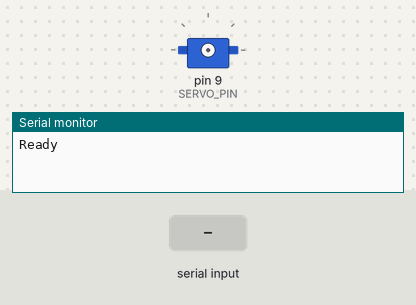
Bench run of a sketch on a simulated Arduino Uno, built with avr-gcc and run on an emulated ATmega328P. Parts: servo, the last lines printed to the serial monitor. Inputs (shaded band) come from the test bench.

Above: at 1.2 s.
1.3 s: "90,45\n" received over Serial
2.8 s: "30,150\n" received over Serial
At 3.9 s:
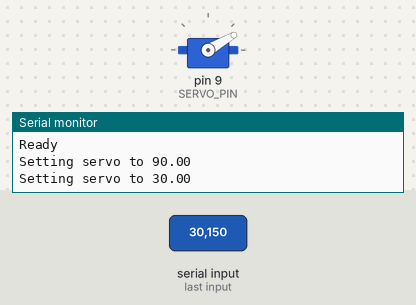
4.8 s: "5\n" received over Serial
At 6.5 s:
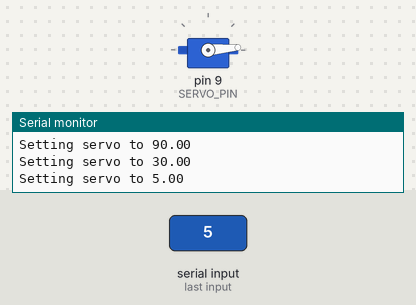
6.8 s: "200\n" received over Serial
At 8.2 s:
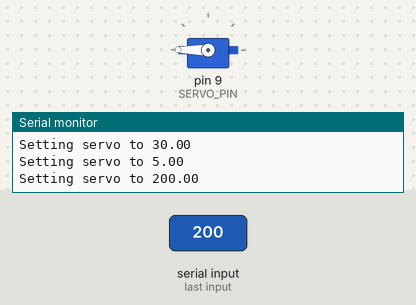
8.8 s: "90\n" received over Serial
At 9.8 s:
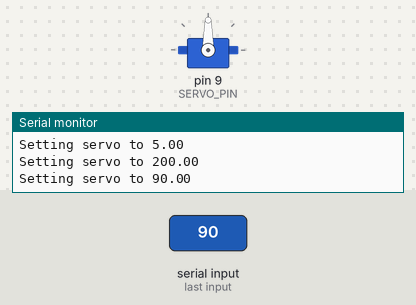
Timing chart, 0 to 11.8 s (numbered marks = the images above; inputs shaded):
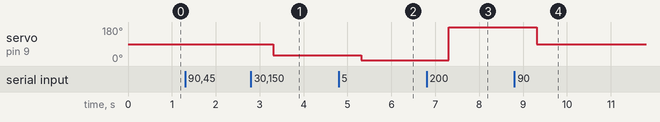

The sketch:

servo_calibrate.ino
```cpp
#include <Servo.h>

#define SERVO_PIN 9 // HEAT
//#define SERVO_PIN 10 // FLOW

//#define HEAT_CLICKS { 0, 13, 25, 36, 47, 62, 75, 88, 100, 114, 129, 143, 154, 174 }
//#define HEAT_CLICKS { 0, 7, 17, 27, 39, 53, 65, 77, 90, 103, 115, 128, 139, 150 } // corrected

//#define FLOW_CLICKS { 10, 37, 48, 59, 78, 90, 103, 115, 128, 141 }
//#define FLOW_CLICKS { 10, 37, 48, 63, 77, 89, 101, 114, 131, 145 } // corrected

String str;

void setup() {
  Serial.begin(9600);
  Serial.println("Ready");
}

void loop() {
  checkSerial();
}

void checkSerial() {
  if (Serial.available()) {
    char c = Serial.read();
    if (c == '\n') {
      processCommand(str);
      str = "";
    } else {
      str += c;
    }
  }
}

void processCommand(String str) {
  setServo(str.toInt());
}

void setServo(float angle) {
  Serial.print("Setting servo to ");
  Serial.println(angle);
  Servo servo;
  servo.attach(SERVO_PIN);
  servo.write(angle);
  delay(2000);
  servo.detach();
}
```

Measured:
- after the input at 2.8 s, servo on pin 9 (SERVO_PIN): 90° → 30° after 0.51 s
- after the input at 4.8 s, servo on pin 9 (SERVO_PIN): 30° → 5° after 0.51 s
- after the input at 6.8 s, servo on pin 9 (SERVO_PIN): 5° → 180° after 0.51 s
- after the input at 8.8 s, servo on pin 9 (SERVO_PIN): 180° → 90° after 0.51 s
